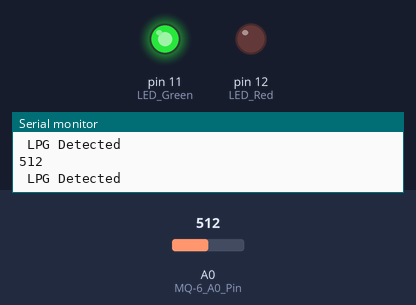
The sketch below on a simulated Arduino Uno, built with avr-gcc and run on an emulated ATmega328P. Shown: output pins drawn as LEDs (lit = HIGH), the last lines printed to the serial monitor. The inputs (shaded band) are chosen by the test bench; at power-on: A0 (MQ-6_A0_Pin) = 512.

Above: at 1.2 s.
1.3 s: A0 (MQ-6_A0_Pin) set to 485
At 2.4 s:
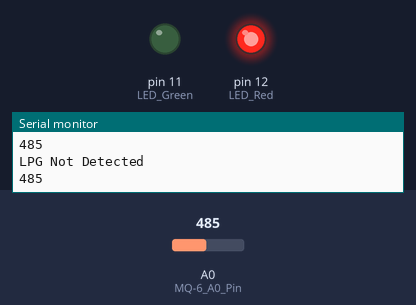
2.8 s: A0 (MQ-6_A0_Pin) set to 510
At 3.3 s:
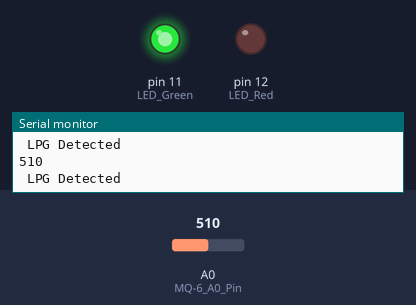
Timing chart, 0 to 5.8 s (numbered marks = the images above; inputs shaded):
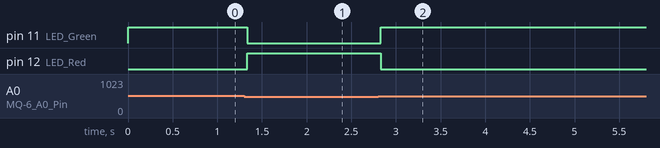

The sketch:

10th_GAS.ino
```cpp
int GAS_VAL = 0;
void setup()
{
 pinMode(A0, INPUT); // MQ-6 A0 Pin
 Serial.begin(9600);
 pinMode(11,OUTPUT); // LED Green
 pinMode(12,OUTPUT); // LED Red
}
void loop()
{
 GAS_VAL = analogRead(A0);
 Serial.println(GAS_VAL);
if (GAS_VAL > 500)
{

 Serial.println(" LPG Detected ");
 digitalWrite(11,HIGH);
 digitalWrite(12,LOW);
 }

 else
{
 Serial.println("LPG Not Detected ");
 digitalWrite(11,LOW);
 digitalWrite(12,HIGH);
 }

 delay(10);
}

//ard A0 to analog outpin of MQ-6
//ard 5v to vcc of MQ_6
//ard gnd to gnd MQ-6
//ard d11 to led long leg
//ard gnd to short leg
//ard d12 to long leg
//ard gnd to short leg
```

Measured:
- the behaviour switches between 501 and 500 on A0 (MQ-6_A0_Pin) (found by bisection; images 0 and 1)
- after the input at 1.3 s, pin 11 (LED_Green): HIGH → LOW at once; pin 12 (LED_Red): LOW → HIGH at once
- after the input at 2.8 s, pin 11 (LED_Green): LOW → HIGH at once; pin 12 (LED_Red): HIGH → LOW at once
